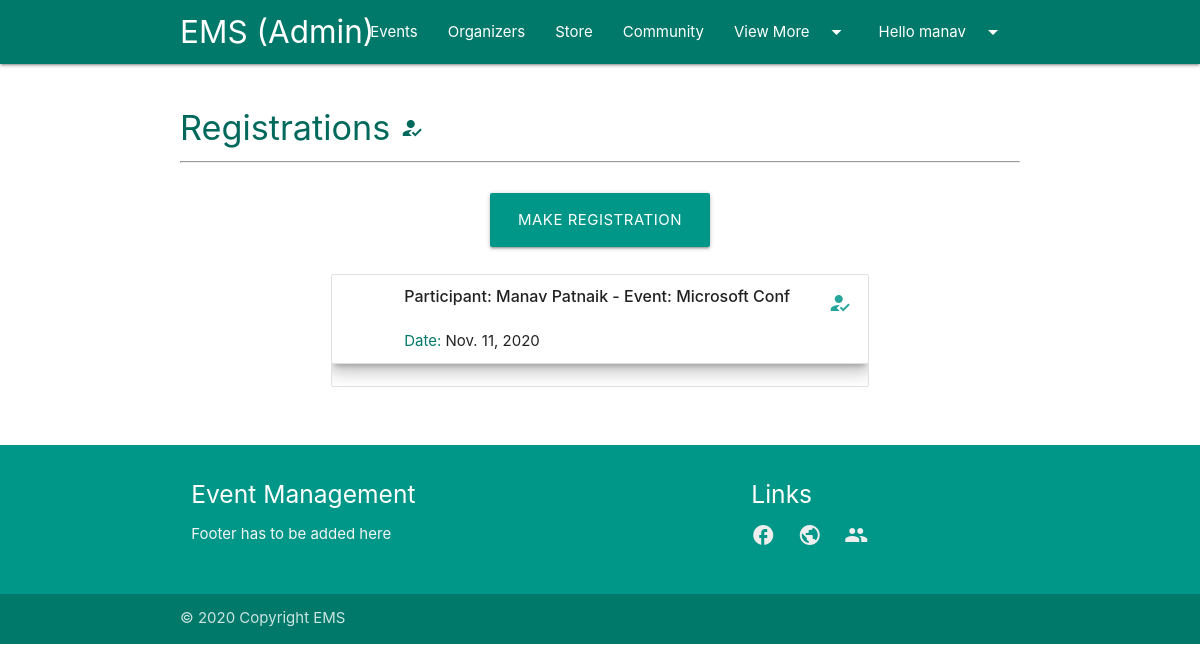
The app's page /registrations/ (signed in), older data.
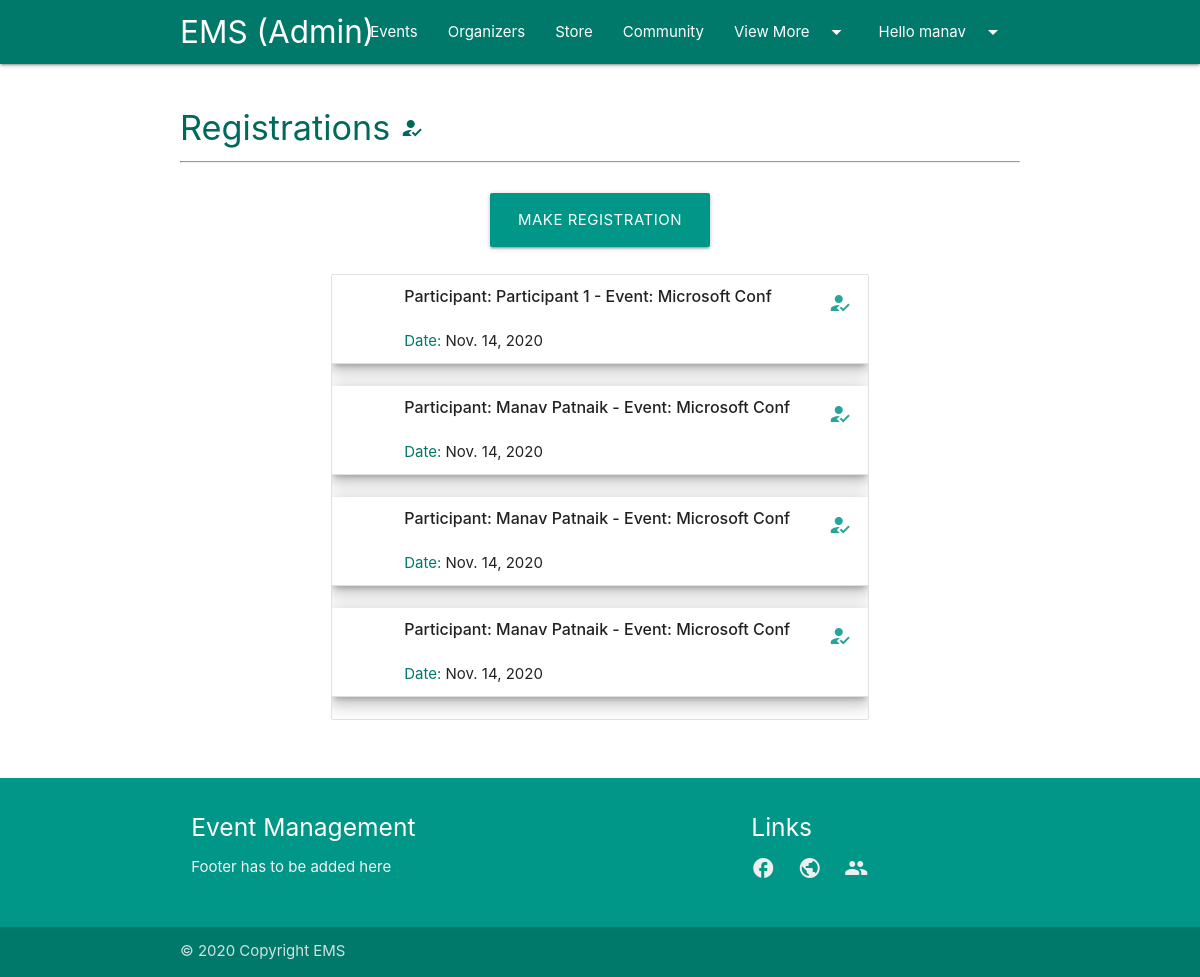
The same page, newer data.
### ems/models.py (models this page shows, shortened)
class Registration(models.Model):
    participant = models.ForeignKey(Participant, on_delete=models.CASCADE)
    event = models.ForeignKey(Event, on_delete=models.CASCADE)
    reg_date = models.DateField(auto_now_add=True)

class Participant(models.Model):
    GENDER = [
        ('Male', 'Male'),
        ('Female', 'Female'),
        ('Other', 'Other')
    ]
    user = models.OneToOneField(User, null=True, blank=True, on_delete=models.CASCADE)
    name = models.CharField(max_length=200, null=True)
    gender = models.CharField(max_length=100, choices=GENDER, null=True)
    profile_pic = models.ImageField(null=True, blank=True, default="profile_1.png")
    dob = models.DateField(null=True)
    joined_date = models.DateField(auto_now_add=True)

class Event(models.Model):
    CATEGORIES = [
        ('Virtual Conference', 'Virtual Conference'),
        ('Hackathon', 'Hackathon'),
        ('Coding Contest', 'Coding Contest'),
        ('Quiz', 'Quiz'),
        ('Webinar', 'Webinar'),
        ('Product Launch', 'Product Launch'),
        ('Trade Show', 'Trade Show')
    ]
    name = models.CharField(max_length=200)
    organiser = models.ForeignKey(Organiser, null=True, on_delete=models.CASCADE)
    description = models.TextField(max_length=500, null=True)
    category = models.CharField(max_length=200, choices=CATEGORIES)
    event_date = models.DateField()
    created_dated = models.DateField(auto_now_add=True)

### ems/views.py (the view)
# urls.py: path('registrations/', views.registrations, name='registrations'),
@login_required(login_url='login')
def registrations(request):
    registrations = Registration.objects.all().order_by('-id')
    context = {
        'registrations': registrations
    }
    return render(request, 'ems/render/registrations.html', context)

### ems/templatetags/auth_extras.py (called while the page is built)
@register.filter(name='has_group')
def has_group(user, group_name):
    group = Group.objects.get(name=group_name)
    return True if group in user.groups.all() else False

### ems/templates/ems/render/registrations.html
{% extends 'ems/main.html' %}
{% load static %}
{% load auth_extras %}
{% block content %}
<div class="container users-section">
    <br>
    <h4 class="teal-text text-darken-3">Registrations <i class="material-icons">how_to_reg</i></h4>
    <hr>
    <br>
    <div class="row">
        {% if request.user|has_group:"admin" or request.user|has_group:"participant" %}
        <div class="row center">
            <a href="{% url 'create_registration' request.user.participant.id %}" class="btn btn-large teal">Make Registration</a>
        </div>
        {% endif %}
        <div class="col m8 offset-m2">
            <ul class="collection">
                {% for registration in registrations %}
                <li class="collection-item avatar z-depth-3">
                    <span class="title"><strong>Participant: {{ registration.participant.name }} - Event: {{registration.event.name}} </strong></span>
                    <p><br><span class="teal-text text-darken-2">Date: </span>{{ registration.reg_date }}<br>
                    </p>
                    <a href="#!" class="secondary-content"><i class="material-icons">how_to_reg</i></a>
                </li>
                <br>
                {% endfor %}
            </ul>
        </div>
    </div>
    <br>
</div>
{% endblock %}

Row changes from the older to the newer data that the page shows:
removed Registration: participant.name "Manav Patnaik", event.name "Microsoft Conf", reg_date "Nov. 11, 2020"
added Registration: participant.name "Participant 1", event.name "Microsoft Conf", reg_date "Nov. 14, 2020"
added Registration: participant.name "Manav Patnaik", event.name "Microsoft Conf", reg_date "Nov. 14, 2020"
added Registration: participant.name "Manav Patnaik", event.name "Microsoft Conf", reg_date "Nov. 14, 2020"
added Registration: participant.name "Manav Patnaik", event.name "Microsoft Conf", reg_date "Nov. 14, 2020"
